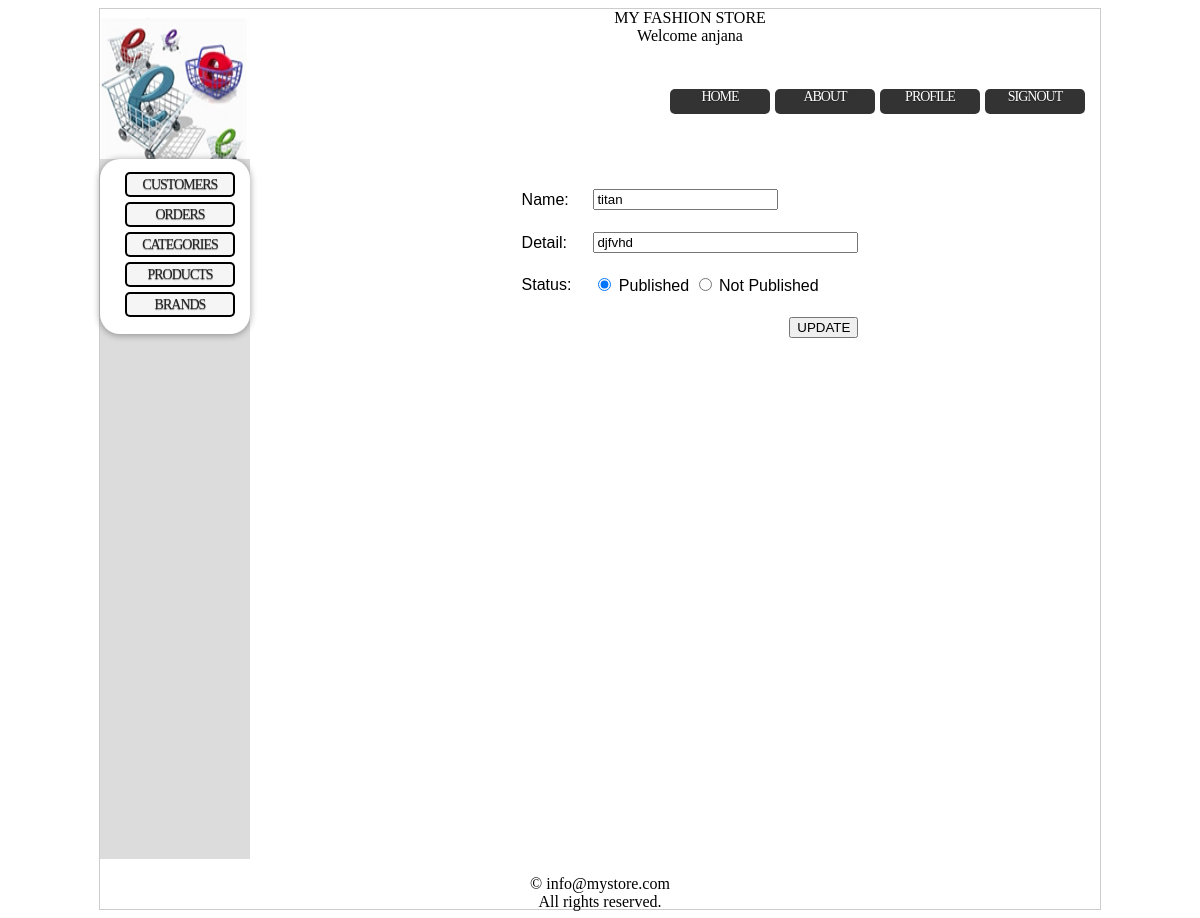
Screenshot of /admin/brandupdate.php?edit=12 (signed in) with the database file from the repository.
### tables this page shows
CREATE TABLE IF NOT EXISTS `brand` (
  `id` int(11) NOT NULL AUTO_INCREMENT,
  `name` varchar(255) NOT NULL,
  `details` varchar(255) NOT NULL,
  `status` varchar(25) NOT NULL,
  PRIMARY KEY (`id`)
);

### library/sql.php (called while the page is built, shortened)
<?php
class DB
{
	public function query($sql)
	{
		$result = mysql_query($sql) or die(mysql_error());
		if($result) return $result;
		else return false;
	}
}
?>

### admin/brandupdate.php (the view, shortened to what this page needs)
<?php
require_once ('../library/sql.php');
$db=new DB();
?>
<html>
	<head>
		<link rel="stylesheet" type="text/css" href="../CSS/style.css" media="screen" />
	</head>
	<body>
		<div class="wrapper">
			<?php
				require_once '../library/header.php';
				require_once '../library/content.php';
			?>
			<div class="rightcontent">
				<?php
					if(isset($_GET['edit']))
					{
						$id = mysql_real_escape_string($_GET['edit']);
						$result= $db->query("SELECT * FROM brand WHERE id=".$id);
						if(mysql_num_rows($result) == 1)
						{
							$data = mysql_fetch_array($result);
					?>
					<form method="POST" action="brandupdate.php"  enctype="multipart/form-data">
					<br/>
					<table align="center" cellpadding="10px">
					<tr>
					<td>Name:</td>
					<td><input type="text" name="name" value="<?php echo $data['name']; ?>" /></td>
					</tr>
					<tr>
					<td>Detail:</td>
					<td><input type="text" name="detail" size=30 value="<?php echo $data['details']; ?>" /></td>
					</tr>
					<tr>
					<td>Status:</td>
					<td>
					<input<?php echo !empty($data['status']) ? ' checked=""' : ''; ?> type="radio" name="status" id="state_yes" value="Published" /> Published
					<input<?php echo empty($data['status']) ? ' checked=""' : ''; ?> type="radio" name="status" id="state_no" value="Not Published" /> Not Published
					</td></tr>
					<tr>
					<td>&nbsp;</td>
					<td align="right">
					<input type="submit" value="UPDATE"/>
					</td>
					</tr>
					</table>
					</form>
					<?php
				}
			}
		?>
			</div>
			<div class="footer">
				<p>&copy; info@mystore.com<br/> All rights reserved.</p>
			</div>
			</div>
	</body>
</html>

### CSS/style.css (style rules this page uses)
.wrapper { background-color:#FFFFFF; width: 1000px; border: 1px solid #cccccc; height: 900px; margin: 0px auto; }
.footer { float:left; height:50px; width:1000px; background-color:#FFFFFF; color: #000000; text-align:center; }
.rightcontent { float: right; height: 700px; width: 820px; background: #FFFFFF; color: #035A85; font-family: Verdana, Arial, Helvetica; }

### rows the page displays
brand: name "titan", detail "djfvhd", status "☑"

### other values shown
$_SESSION['username'] "anjana"
